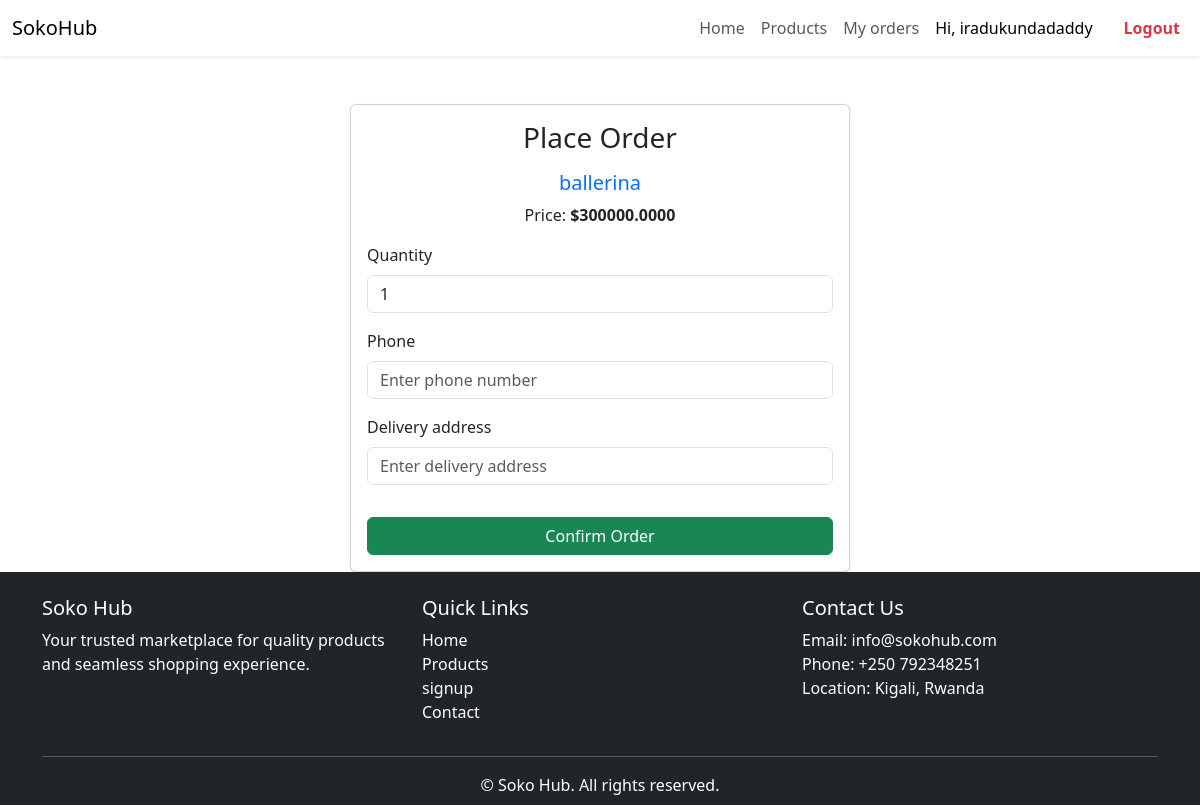
Page /order/1/ (signed in) on the committed database.
### accounts/models.py (models this page shows)
class CustomUser(AbstractUser):
    USER_CHOICE_CUSTOMER= 'C',
    USER_CHOICE_VENDOR= 'V',
    USER_CHOICE = [
        ('V','Vendor'),
        ('C','Customer'),
    ]
    phone = models.CharField(max_length=15, blank=True, null=True)
    location = models.CharField(max_length=255)
    user_type= models.CharField(max_length = 150,choices= USER_CHOICE, default= USER_CHOICE_CUSTOMER)

### products/models.py (models this page shows, shortened)
class product(models.Model):
    STATUS_CHOICES = (
        ('available', 'Available'),
        ('unavailable', 'Unvailable'),
    )
    vendor = models.ForeignKey('accounts.CustomUser',on_delete = models.CASCADE)
    name = models.CharField(max_length=255)
    description = models.TextField()
    price = models.DecimalField(max_digits=20,decimal_places=4)
    stock = models.IntegerField()
    image = models.ImageField(upload_to='media/products/')
    created_at = models.DateTimeField(auto_now_add=True)
    status = models.CharField(max_length=20, choices=STATUS_CHOICES, default='available')

### orders/views.py (the view)
# urls.py: path("order/<int:id>/", place_order, name="place_order"),
def place_order(request, id):
    product_obj = get_object_or_404(product,id=id)
    if request.method == "POST":
        form = OrderForm(request.POST)
        quantity = int(request.POST.get("quantity"))  # coming from template input
        if form.is_valid():
            order = form.save(commit=False)
            order.customer = request.user
            order.status = "PENDING"
            order.total = product_obj.price * quantity
            order.save()
            print("ORDER CREATED:", order.id)
            OrderItem.objects.create(
                order=order,
                product=product_obj,
                quantity=quantity,
                price=product_obj.price
            )
            if product_obj.stock >= quantity:
                product_obj.stock -= quantity
                product_obj.save()
            return redirect("order_confirmation", id=order.id)
    else:
        form = OrderForm()
    return render(request, "orders/place_order.html", {
        "form": form,
        "product": product_obj
    })

### orders/form.py
class OrderForm(forms.ModelForm):
    class Meta:
        model = Order
        fields = ['phone', 'delivery_address']
        widgets = {
            'phone': forms.TextInput(attrs={
                'class': 'form-control',
                'placeholder': 'Enter phone number',
            }),
            'delivery_address': forms.TextInput(attrs={
                'class': 'form-control',
                'placeholder': 'Enter delivery address',
            }),
        }

### orders/templates/orders/place_order.html (shortened to what this page needs)
{% extends "accounts/base.html" %}
{% block content %}
<div class="container d-flex justify-content-center mt-5">
    <div class="card shadow-sm" style="width: 500px;">
        <div class="card-body">
            <h3 class="text-center mb-3">Place Order</h3>
            <h5 class="text-center text-primary">{{ product.name }}</h5>
            <p class="text-center">Price: <strong>${{ product.price }}</strong></p>
            <form method="POST">
                <div class="mb-3">
                    <label class="form-label">Quantity</label>
                    <input type="number" name="quantity" min="1" value="1"
                           class="form-control" required>
                </div>
                <div class="mb-3">
                    <label class="form-label">{{ form.phone.label }}</label>
                    {{ form.phone }}
                </div>
                <div class="mb-3">
                    <label class="form-label">{{ form.delivery_address.label }}</label>
                    {{ form.delivery_address }}
                </div>
                <button type="submit" class="btn btn-success w-100 mt-3">
                    Confirm Order
                </button>
            </form>
        </div>
    </div>
</div>
{% endblock %}

### accounts/templates/accounts/navbar.html (shortened to what this page needs)
{% load static %}
{% block content %}
<nav class="navbar navbar-expand-lg navbar-light bg-light shadow-sm py-2">
  <div class="container-fluid">
    <a class="navbar-brand   fs-lg " href="#">SokoHub</a>
    <div class="collapse navbar-collapse" id="navbarNav">
      <ul class="navbar-nav ms-auto mb-2 mb-lg-0">
      <ul class="navbar-nav mb-2 mb-lg-0">
        {% if request.user.is_authenticated %}
              {% if request.user.user_type == 'V' %}
        <li class="nav-item">
          <a class="nav-link"
          href="{% url 'vendor_dashboard' %}">Dashboard</a>
        </li>
        <li class="nav-item">
          <a class="nav-link "
             href="{% url 'vendor_products' %}">My Products</a>
        </li>
        <li class="nav-item">
          <a class="nav-link "
             href="{% url 'vendor_orders' %}">Orders</a>
        </li>
       {% else %}
        <li class="nav-item">
          <a class="nav-link "
             href="{% url 'home' %}">Home</a>
               </li>
               <li class="nav-item">
          <a class="nav-link "
             href="{% url 'product_list' %}">Products</a>
               </li><li class="nav-item">
          <a class="nav-link "
             href="{% url 'customer_orders' %}">My orders</a>
               </li>
      </ul>
        {% endif %}
         <li class="nav-item">
            <span class="nav-link msg">Hi, {{ request.user.username }}</span>
          </li>
          <li class="nav-item">
            <a class="nav-link text-danger fw-bold" href="{% url 'logout' %}">Logout</a>
          </li>
        {% endif %}
      </ul>
    </div>
  </div>
</nav>
{% endblock content %}

### accounts/templates/accounts/base.html (style rules this page uses)
html, body { height: 100%; margin: 0; padding: 0; }
body { display: flex; flex-direction: column; min-height: 100vh; }

### accounts/templates/accounts/navbar.html (style rules this page uses)
.navbar { background-color: #fff !important; display: flex !important; justify-content: flex-end !important; align-items: start; }
.msg { font-size: 16px; color: black !important; margin-right: 15px; }

### rows in the picture
CustomUser: user.username "iradukundadaddy"
product: name "ballerina", price "300000.0000"
